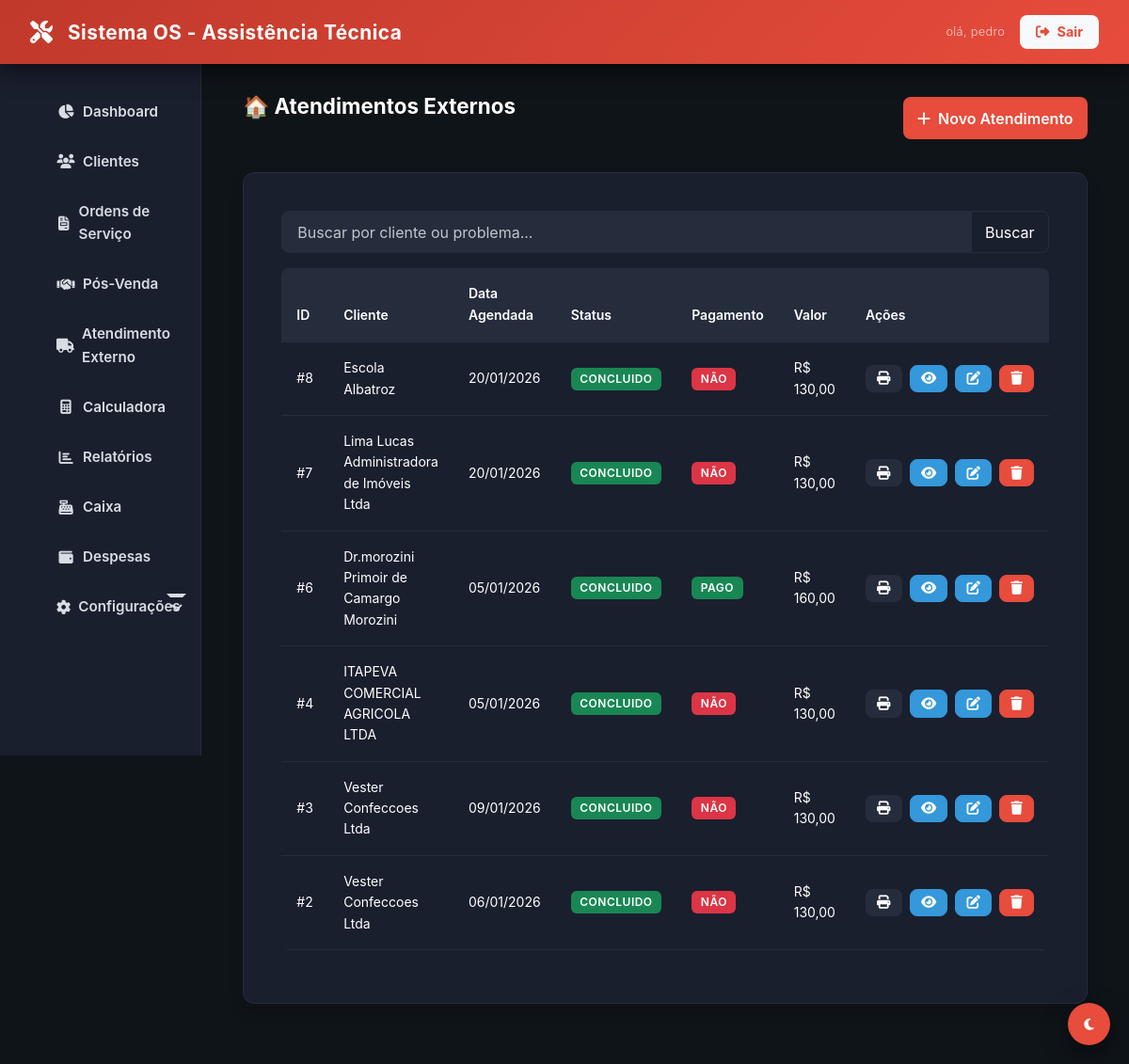
The page /atendimentos-externos (signed in) on the database as committed earlier.
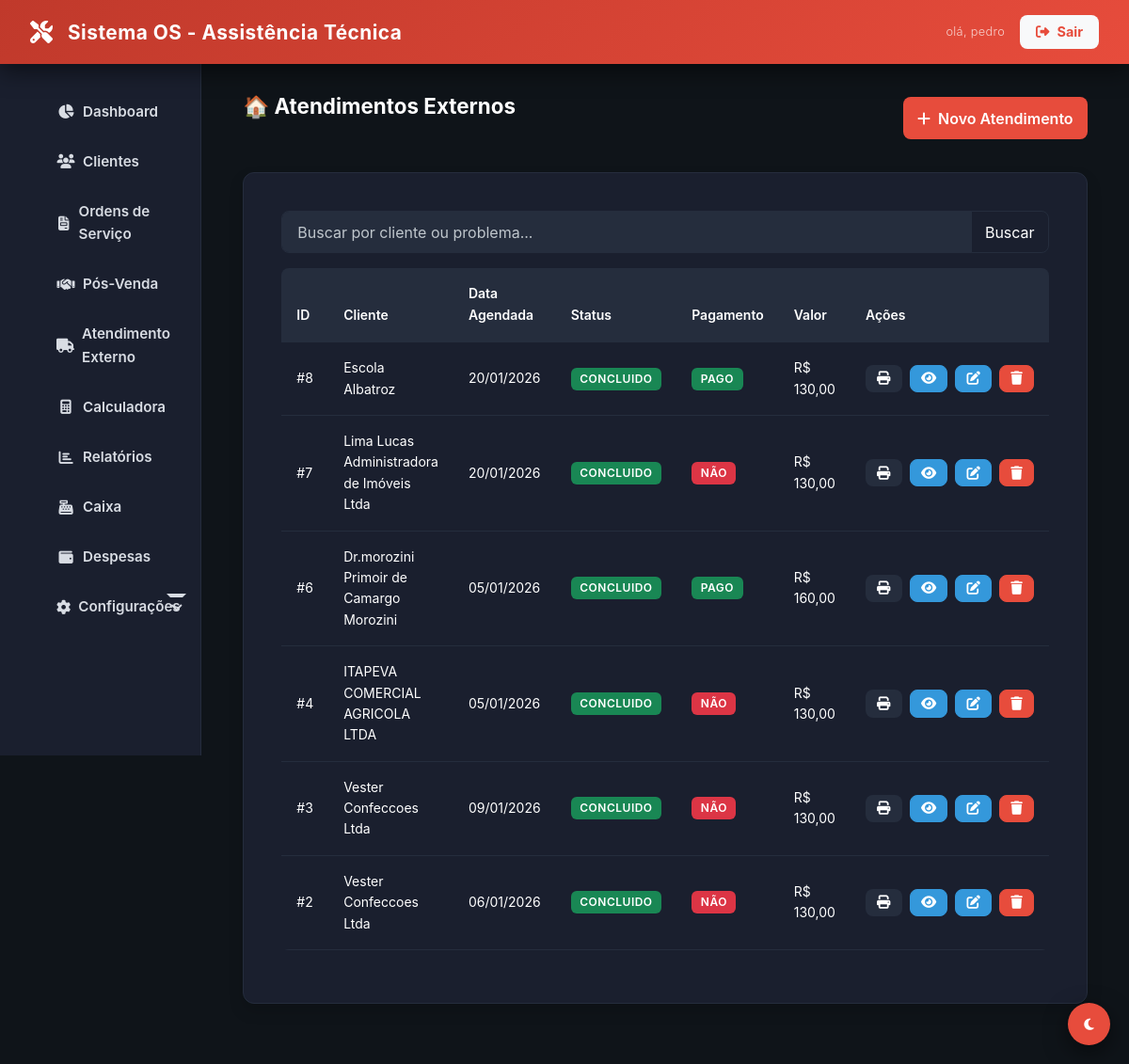
The same page on the database as committed later.
### tables this page shows
CREATE TABLE `atendimentos_externos` (
  `id` int NOT NULL,
  `cliente_id` int NOT NULL,
  `usuario_id` int DEFAULT NULL,
  `ordem_servico_id` int DEFAULT NULL,
  `descricao_problema` text NOT NULL,
  `endereco_visita` varchar(255) NOT NULL,
  `data_agendada` datetime DEFAULT NULL,
  `status` enum('pendente','agendado','em_deslocamento','concluido','cancelado') DEFAULT 'pendente',
  `pagamento` enum('não','parcial','pago') DEFAULT 'não',
  `valor_deslocamento` decimal(10,2) DEFAULT '0.00',
  `valor_total` decimal(10,2) DEFAULT '0.00',
  `observacoes_tecnicas` text,
  `created_at` timestamp NULL DEFAULT CURRENT_TIMESTAMP,
  `updated_at` timestamp NULL DEFAULT NULL ON UPDATE CURRENT_TIMESTAMP,
  `hora_entrada` time DEFAULT NULL,
  `hora_saida` time DEFAULT NULL,
  `tempo_total` varchar(50) DEFAULT NULL,
  `ativo` tinyint(1) DEFAULT '1',
  `equipamentos` varchar(255) DEFAULT NULL,
  `detalhes_servico` varchar(255) DEFAULT NULL
);

CREATE TABLE `clientes` (
  `id` int NOT NULL,
  `nome_completo` varchar(150) NOT NULL,
  `tipo_pessoa` varchar(20) NOT NULL,
  `documento` varchar(20) DEFAULT NULL,
  `email` varchar(150) DEFAULT NULL,
  `telefone_principal` varchar(20) DEFAULT NULL,
  `telefone_secundario` varchar(20) DEFAULT NULL,
  `endereco_logradouro` varchar(150) DEFAULT NULL,
  `endereco_numero` varchar(10) DEFAULT NULL,
  `endereco_bairro` varchar(60) DEFAULT NULL,
  `endereco_cidade` varchar(60) DEFAULT NULL,
  `data_nascimento` date DEFAULT NULL,
  `observacoes` text,
  `ativo` tinyint(1) DEFAULT '1',
  `created_at` timestamp NULL DEFAULT CURRENT_TIMESTAMP,
  `updated_at` timestamp NULL DEFAULT NULL
);

### app/Core/Controller.php (called while the page is built, shortened)
<?php
abstract class Controller
{
    protected function view(string $view, array $data = []): void
    {
        extract($data);
        $path = __DIR__ . "/../Views/{$view}.php";
        require $path;
    }
}

### app/Controllers/BaseController.php (called while the page is built, shortened)
<?php
abstract class BaseController extends Controller
{
    protected function render(string $view, array $data = []): void
    {
        $data['content'] = __DIR__ . "/../Views/{$view}.php";
        if (!isset($data['user'])) {
            $data['user'] = Auth::user();
        }
        $this->view('layout/main', $data);
    }
}

### app/Controllers/AtendimentoExternoController.php (called while the page is built, shortened)
<?php
class AtendimentoExternoController extends BaseController
{
    private $atendimentoModel;
    public function __construct()
    {
        $this->atendimentoModel = new AtendimentoExterno();
    }
    public function index()
    {
        $porPagina = 10;
        $paginaAtual = filter_input(INPUT_GET, 'pagina', FILTER_VALIDATE_INT) ?: 1;
        $offset = ($paginaAtual - 1) * $porPagina;
        $termo = filter_input(INPUT_GET, 'busca', FILTER_SANITIZE_SPECIAL_CHARS);
        $whereClause = '';
        $params = [];
        $totalAtendimentos = $this->atendimentoModel->countAll($whereClause, $params);
        $atendimentos = $this->atendimentoModel->getPaginated($porPagina, $offset, $whereClause, $params);
        $this->render('atendimento_externo/index', [
            'title' => 'Atendimentos Externos',
            'atendimentos' => $atendimentos,
            'busca' => $termo,
            'paginaAtual' => $paginaAtual,
            'totalPaginas' => ceil($totalAtendimentos / $porPagina)
        ]);
    }
}

### public/index.php (called while the page is built, shortened)
<?php
require_once __DIR__ . '/../app/Core/Autoload.php';
$router = require_once __DIR__ . '/../app/routes.php';
$uri = trim(parse_url($_SERVER['REQUEST_URI'], PHP_URL_PATH), '/');
$method = $_SERVER['REQUEST_METHOD'];
$router->dispatch($uri, $method);

### app/Core/Autoload.php (called while the page is built, shortened)
<?php
spl_autoload_register(function ($class) {
    $prefix = 'App\\';
    $base_dir = __DIR__ . '/../';
    $len = strlen($prefix);
    if (strncmp($prefix, $class, $len) !== 0) {
        return;
    }
    $relative_class = substr($class, $len);
    $file = $base_dir . str_replace('\\', '/', $relative_class) . '.php';
});

### app/Core/Database.php (called while the page is built, shortened)
<?php
class Database
{
    private static ?Database $instance = null;
    private PDO $conn;
    private function __construct()
    {
        $host = DB_HOST;
        $db   = DB_NAME;
        $user = DB_USER;
        $pass = DB_PASS;
        $charset = 'utf8mb4';
        $dsn = "mysql:host=$host;dbname=$db;charset=$charset";
        $options = [
            PDO::ATTR_ERRMODE            => PDO::ERRMODE_EXCEPTION,
            PDO::ATTR_DEFAULT_FETCH_MODE => PDO::FETCH_ASSOC,
            PDO::ATTR_EMULATE_PREPARES   => false,
            PDO::MYSQL_ATTR_INIT_COMMAND => "SET NAMES utf8mb4; SET time_zone = '-03:00'"
        ];
        try {
            $this->conn = new PDO($dsn, $user, $pass, $options);
        } catch (PDOException $e) {
            error_log("Erro de Conexão com o Banco de Dados: " . $e->getMessage());
            if (($_ENV['APP_DEBUG'] ?? 'false') === 'true') {
                die("Erro de Conexão: " . $e->getMessage());
            }
            die("Erro de Conexão: Por favor, tente novamente mais tarde.");
        }
    }
    public static function getInstance(): Database
    {
        if (self::$instance === null) {
            self::$instance = new self();
        }
        return self::$instance;
    }
    public function getConnection(): PDO
    {
        return $this->conn;
    }
}

### app/Core/Model.php (called while the page is built, shortened)
<?php
abstract class Model
{
    public function __construct()
    {
        $this->db = Database::getInstance()->getConnection();
    }
}

### app/Models/AtendimentoExterno.php (called while the page is built, shortened)
<?php
class AtendimentoExterno extends Model
{
    protected string $table = 'atendimentos_externos';
    public function getPaginated(int $limit, int $offset, string $whereClause = '', array $params = []): array
    {
        $sql = "SELECT ae.*, c.nome_completo as cliente_nome
                FROM {$this->table} ae
                JOIN clientes c ON ae.cliente_id = c.id";
        $sql .= " ORDER BY ae.created_at DESC LIMIT :limit OFFSET :offset";
        $stmt = $this->db->prepare($sql);
        $stmt->bindValue(':limit', $limit, \PDO::PARAM_INT);
        $stmt->bindValue(':offset', $offset, \PDO::PARAM_INT);
        $stmt->execute();
        return $stmt->fetchAll(\PDO::FETCH_ASSOC);
    }
}

### app/Views/atendimento_externo/index.php (the view, shortened to what the changed rows need)
<div class="container-fluid">
    <div class="d-flex justify-content-between align-items-center mb-4">
        <h1>🏠 Atendimentos Externos</h1>
        <a href="<?php echo BASE_URL; ?>atendimentos-externos/form" class="btn btn-primary">
            <i class="fas fa-plus"></i> Novo Atendimento
        </a>
    </div>
    <div class="card shadow mb-4">
        <div class="card-body">
            <form action="<?php echo BASE_URL; ?>atendimentos-externos" method="GET" class="mb-3">
                <div class="input-group">
                    <input type="text" name="busca" class="form-control" placeholder="Buscar por cliente ou problema..." value="<?php echo htmlspecialchars($busca ?? ''); ?>">
                    <button class="btn btn-outline-secondary" type="submit">Buscar</button>
                </div>
            </form>
            <div class="table-responsive">
                <table class="table table-hover">
                    <thead>
                        <tr>
                            <th>ID</th>
                            <th>Cliente</th>
                            <th>Data Agendada</th>
	                            <th>Status</th>
	                            <th>Pagamento</th>
	                            <th>Valor</th>
	                            <th>Ações</th>
                        </tr>
                    </thead>
                    <tbody>
                        <?php if (empty($atendimentos)): ?>
                            <tr>
                                <td colspan="6" class="text-center">Nenhum atendimento encontrado.</td>
                            </tr>
                        <?php else: ?>
                            <?php foreach ($atendimentos as $atendimento): ?>
                                <tr>
                                    <td>#<?php echo $atendimento['id']; ?></td>
                                    <td><?php echo htmlspecialchars($atendimento['cliente_nome']); ?></td>
                                    <td><?php echo $atendimento['data_agendada'] ? date('d/m/Y', strtotime($atendimento['data_agendada'])) : 'Não agendado'; ?></td>
	                                    <td>
	                                        <span class="badge bg-<?php
	                                            echo match($atendimento['status']) {
	                                                'pendente' => 'warning',
	                                                'agendado' => 'info',
	                                                'em_deslocamento' => 'primary',
	                                                'concluido' => 'success',
	                                                'cancelado' => 'danger',
	                                                default => 'secondary'
	                                            };
	                                        ?>">
	                                            <?php echo ucfirst($atendimento['status']); ?>
	                                        </span>
	                                    </td>
	                                    <td>
	                                        <span class="badge bg-<?php
	                                            echo match($atendimento['pagamento'] ?? 'não') {
	                                                'pago' => 'success',
	                                                'parcial' => 'warning',
	                                                'não' => 'danger',
	                                                default => 'secondary'
	                                            };
	                                        ?>">
	                                            <?php echo ucfirst($atendimento['pagamento'] ?? 'não'); ?>
	                                        </span>
	                                    </td>
	                                    <td>R$ <?php echo number_format($atendimento['valor_deslocamento'], 2, ',', '.'); ?></td>
                                    <td>
                                        <div class="d-flex gap-1">
                                            <a href="<?php echo BASE_URL; ?>atendimentos-externos/print?id=<?php echo $atendimento['id']; ?>" class="btn btn-sm btn-secondary" target="_blank" title="Imprimir Folha">
                                                <i class="fas fa-print"></i>
                                            </a>
                                            <a href="<?php echo BASE_URL; ?>atendimentos-externos/view?id=<?php echo $atendimento['id']; ?>" class="btn btn-sm btn-info" title="Visualizar">
                                                <i class="fas fa-eye"></i>
                                            </a>
                                            <a href="<?php echo BASE_URL; ?>atendimentos-externos/form?id=<?php echo $atendimento['id']; ?>" class="btn btn-sm btn-info" title="Editar">
                                                <i class="fas fa-edit"></i>
                                            </a>
                                            <form action="<?php echo BASE_URL; ?>atendimentos-externos/deletar" method="POST" class="d-inline" onsubmit="return confirm('Tem certeza que deseja excluir este atendimento?')">
                                                <button type="submit" class="btn btn-sm btn-danger" title="Excluir">
                                                    <i class="fas fa-trash"></i>
                                                </button>
                                            </form>
                                        </div>
                                    </td>
                                </tr>
                            <?php endforeach; ?>
                        <?php endif; ?>
                    </tbody>
                </table>
            </div>
        </div>
    </div>
</div>

### app/Core/Router.php (shortened to what the changed rows need)
<?php
class Router
{
    protected array $routes = [];
    public function add(string $method, string $uri, string $controller): void
    {
        $this->routes[] = [
            'uri' => trim($uri, '/'),
            'controller' => $controller,
            'method' => strtoupper($method),
        ];
    }
    public function dispatch(string $uri, string $method): void
    {
        $uri = trim($uri, '/');
        $method = strtoupper($method);
        foreach ($this->routes as $route) {
            if ($route['uri'] === $uri && $route['method'] === $method) {
                $parts = explode('@', $route['controller']);
                $action = $parts[1] ?? 'index';
                $controller = new $controllerClass();
                $controller->$action();
                return;
            }
        }
    }
}

Rows that differ between the two databases and show on the page:
changed atendimentos_externos "Escola Albatroz": pagamento "NÃO" → "PAGO"
